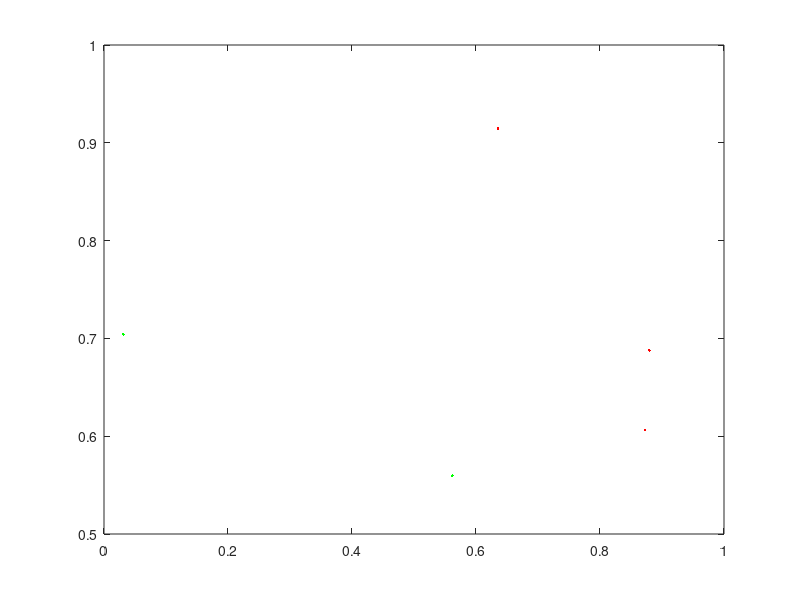

The MATLAB script that drew this image:
% MyPi Calculates pi based on the following idea:
% randomly generate x and y pairs between 0 and 1 (inclusive)
% plot these
% if sqrt|x^2+y^2| <=1, call this point "inside" (of unit circle)
% else point is outside
% area of unit circle = pi, quarter = pi/4
% area of axis = 1*1 = 1
% inside/outside = (pi/4)/1
%
% answers won't agree because of randomness
% perform for very large n.

% inside works like a counter
% nmax is max number of points to plot
inside = 0;
nmax = input ('How many random points do you want to iterate with?\n');

%iterate as many iterations as input in nmax
for n = 1:nmax
    
    %generate a point
    x = rand;
    y = rand;
    
    
    if sqrt(x^2+y^2) < 1;
        %point is in unit circle
    plot (x,y,'g.');
    inside = inside + 1;
    else
        %point is outside unit circle
    plot(x,y,'r.');
    end
    hold on 
end
MyPiFin = 4 * (inside/nmax);
fprintf('This program generated pi as %10.9f)',MyPiFin);

